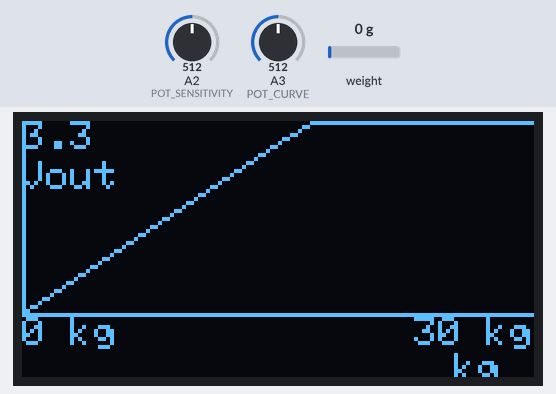
Simulated run of this sketch. Board: Arduino Nano, built with avr-gcc and run on an emulated ATmega328P. Shown: 128×64 one-colour display. The test bench sets the inputs (shaded band); at power-on: weight on the scale 0 g, A2 (POT_SENSITIVITY) = 512, A3 (POT_CURVE) = 512. What the sketch prints to the serial monitor is not drawn.

Above: at 2.6 s.
2.7 s: weight on the scale set to 1250 g
4.7 s: A2 (POT_SENSITIVITY) set to 716
At 5.8 s:
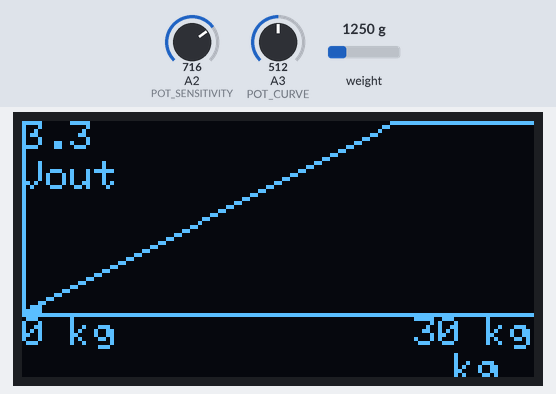
7.0 s: A3 (POT_CURVE) set to 716
At 8.4 s:
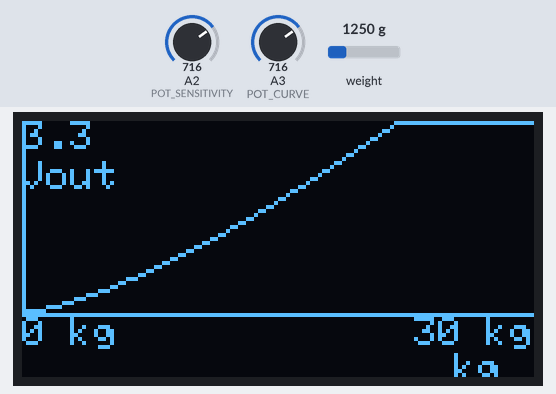
9.3 s: weight on the scale set to 2500 g
11.6 s: A2 (POT_SENSITIVITY) set to 887
At 13.7 s:
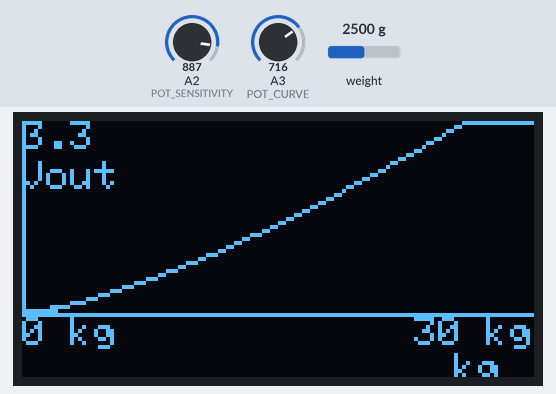
14.0 s: A2 (POT_SENSITIVITY) set to 911
At 15.6 s:
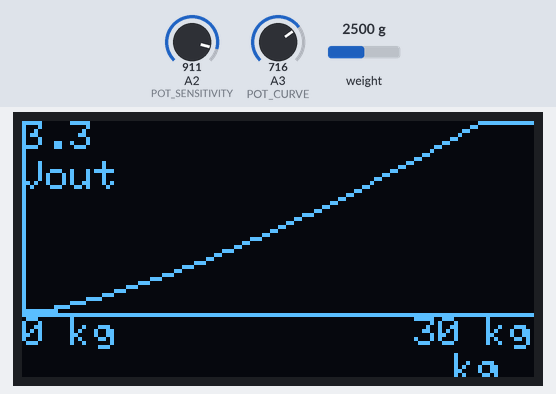
Timing chart, 0 to 17.1 s (numbered marks = the images above; inputs shaded):
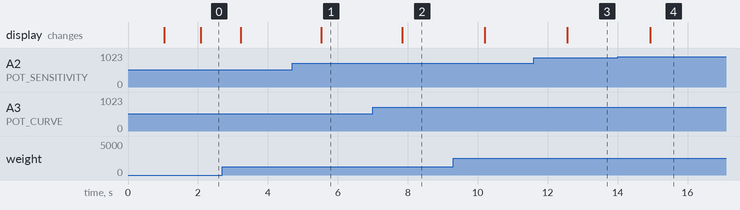

Measured:
- after the input at 4.7 s, the display: changes after 0.82 s (image 1)
- after the input at 7.0 s, the display: changes after 0.84 s (image 2)
- after the input at 11.6 s, the display: changes after 0.96 s (image 3)
- after the input at 14.0 s, the display: changes after 0.93 s (image 4)

The sketch:

G29BS_V0_4.ino
```cpp
#include <Wire.h>              // Biblioteca para comunicação I2C
#include <Adafruit_MCP4725.h>  // Biblioteca para o MCP4725 DAC
#include <HX711.h>             // Biblioteca para o HX711
#include <Adafruit_GFX.h>      // Biblioteca para gráficos na tela OLED
#include <Adafruit_SSD1306.h>  // Biblioteca para display OLED SSD1306

// Definições dos pinos para o HX711 e potenciômetros
#define DT_PIN 3
#define SCK_PIN 4
#define POT_SENSITIVITY A2     // Pino do potenciômetro para ajuste de sensibilidade
#define POT_CURVE A3           // Pino do potenciômetro para ajuste da curva de resposta
#define OLED_RESET -1          // Reset do display OLED, não necessário no Nano

// Configuração do HX711
HX711 scale;
const float CALIBRATION_FACTOR = -44.765419; // Fator de calibração da célula de carga
const long OFFSET = 1877599;                 // Offset inicial para zero

// Configuração do MCP4725
Adafruit_MCP4725 dac;
const int MCP4725_I2C_ADDRESS = 0x60; // Endereço padrão I2C do MCP4725

// Configuração do display OLED
Adafruit_SSD1306 display(128, 64, &Wire, OLED_RESET);
const int GRAPH_WIDTH = 128;      // Largura do gráfico (em pixels)
const int GRAPH_HEIGHT = 48;      // Altura do gráfico (em pixels)
const float MAX_PRESSURE = 30.0;  // Pressão máxima para o eixo X (30 kg)

// Variáveis de controle de saída e constantes
const float MAX_VOLTAGE = 3.3;    // Tensão máxima de saída para o MCP4725

void setup() {
  Serial.begin(9600);
  scale.begin(DT_PIN, SCK_PIN);
  scale.set_offset(OFFSET);
  scale.set_scale(CALIBRATION_FACTOR);
  scale.tare(); // Ajusta o zero

  dac.begin(MCP4725_I2C_ADDRESS); // Inicializa o MCP4725
  display.begin(SSD1306_SWITCHCAPVCC, 0x3C); // Inicializa o display OLED
  display.clearDisplay();
  display.setTextSize(1);
  display.setTextColor(WHITE);

  Serial.println("Sistema inicializado com MCP4725 e display OLED configurado para 30 kg.");
}

void loop() {
  // Leitura da pressão atual do pedal em kg
  float pressure = scale.get_units(10) / 1000.0; // Conversão para kg

  // Ajustes de sensibilidade e curva de resposta usando potenciômetros
  int potSensitivity = analogRead(POT_SENSITIVITY);
  float adjustedMaxPressure = map(potSensitivity, 0, 1023, 5, 30); // Ajusta de 15 a 30 kg como pressão máxima
  int potCurve = analogRead(POT_CURVE);
  float curveFactor = (float)map(potCurve, 0, 1023, -100, 100) / 100.0;

  // Normaliza a pressão e aplica a curva de resposta
  float normalizedPressure = pressure / adjustedMaxPressure;
  normalizedPressure = constrain(normalizedPressure, 0.0, 1.0); // Garante limite de 0 a 1 para segurança
  float adjustedPressure;

  // Aplica curva com base no fator
  if (curveFactor > 0) {
    adjustedPressure = pow(normalizedPressure, 1.0 + curveFactor);
  } else if (curveFactor < 0) {
    adjustedPressure = 1 - pow(1 - normalizedPressure, 1.0 - curveFactor);
  } else {
    adjustedPressure = normalizedPressure;
  }

  // Mapeia a pressão ajustada para a saída do DAC de 0 a 3.3V (conversão para 12 bits)
  uint16_t dacOutput = (uint16_t)(adjustedPressure * 4095 * (MAX_VOLTAGE / 5.0));
  dacOutput = constrain(dacOutput, 0, 4095 * (MAX_VOLTAGE / 5.0)); // Limita a saída para 3.3V máx
  dac.setVoltage(dacOutput, false); // Envia a saída para o DAC

  // Exibe no monitor serial para depuração
  Serial.print("Pressao: ");
  Serial.print(pressure, 2);
  Serial.print(" kg, Saida de tensao (calculada): ");
  Serial.print((dacOutput / 4095.0) * MAX_VOLTAGE, 2); // Conversão para volts reais
  Serial.print(" V, Saida DAC: ");
  Serial.println(dacOutput);

  // Atualiza o display OLED
  display.clearDisplay();

  // Eixos do gráfico
  display.drawLine(0, GRAPH_HEIGHT, GRAPH_WIDTH, GRAPH_HEIGHT, WHITE); // Eixo X
  display.drawLine(0, 0, 0, GRAPH_HEIGHT, WHITE);                     // Eixo Y

  // Rótulos dos eixos e valores máximos
  display.setCursor(0, GRAPH_HEIGHT + 1);
  display.print("0 kg");
  display.setCursor(GRAPH_WIDTH - 30, GRAPH_HEIGHT + 1);
  display.print("30 kg");  // Define o valor máximo como 30 kg para o eixo X
  display.setCursor(0, 0);
  display.print(MAX_VOLTAGE, 1); // Valor máximo do eixo Y (3.3V)
  display.setCursor(0, 10);       // Posiciona Vout logo abaixo do 3.3
  display.print("Vout");          // Rótulo do eixo Y
  display.setCursor(GRAPH_WIDTH - 20, GRAPH_HEIGHT + 10);
  display.print("kg");           // Rótulo do eixo X

  // Desenha a curva de resposta ajustada e preenche a área até a curva
  int fillWidth = map(pressure, 0, MAX_PRESSURE, 0, GRAPH_WIDTH); // Mapeia pressão para a largura da tela
  for (int x = 0; x < GRAPH_WIDTH; x++) {
    float rawPos = (float)x / GRAPH_WIDTH; // Normaliza o valor para o intervalo 0 a 1 relativo a 30 kg
    float curveY;

    // Ajuste de curva com base em adjustedMaxPressure
    if (rawPos <= (float)adjustedMaxPressure / MAX_PRESSURE) {
      float adjustedRawPos = rawPos / ((float)adjustedMaxPressure / MAX_PRESSURE);

      // Calcula a curva ajustada
      if (curveFactor > 0) {
        curveY = pow(adjustedRawPos, 1.0 + curveFactor);
      } else if (curveFactor < 0) {
        curveY = 1 - pow(1 - adjustedRawPos, 1.0 - curveFactor);
      } else {
        curveY = adjustedRawPos;
      }
    } else {
      curveY = 1.0;  // Curva horizontal após adjustedMaxPressure
    }

    int y = GRAPH_HEIGHT - (curveY * GRAPH_HEIGHT);
    display.drawPixel(x, y, WHITE);

    // Preenche a área inferior até a curva, somente até o valor atual de pressão
    if (x <= fillWidth) {
      display.drawLine(x, GRAPH_HEIGHT, x, y, WHITE);
    }
  }

  display.display();
  delay(100); // Pequeno atraso para leitura estável
}
```
